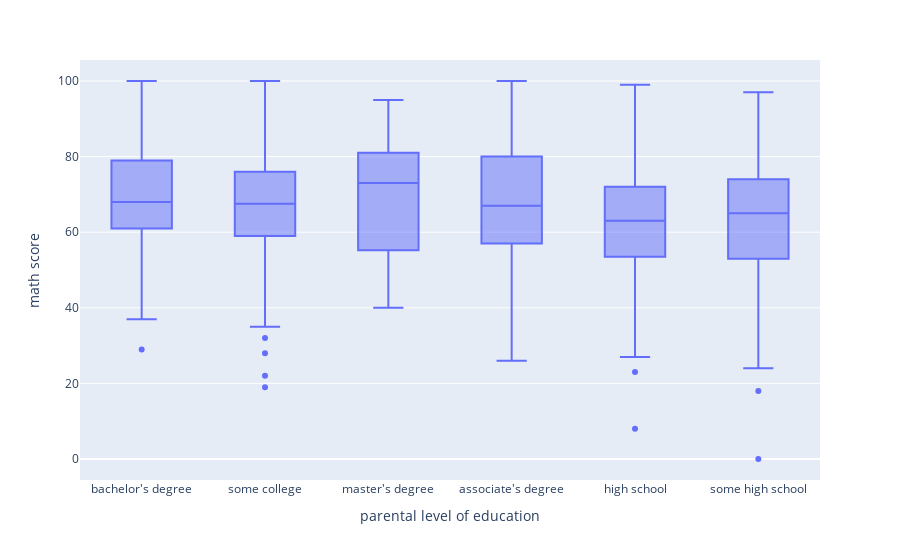

The notebook cell saved with this chart:
### Markdown cell above
## Distribution of Math Scores by Parental Level of Education

### Code cell
fig3=px.box(df,x='parental level of education',y='math score')
fig3

### Figure 1 — Plotly figure (JSON) as saved in the notebook; plotly's stock layout.template omitted (floating-point values rounded to 4 significant figures; data arrays with more than 128 entries replaced by an {"elided": "..."} marker saying what was removed)
{"data": [{"alignmentgroup": "True", "hovertemplate": "parental level of education=%{x}<br>math score=%{y}<extra></extra>", "legendgroup": "", "marker": {"color": "#636efa"}, "name": "", "notched": false, "offsetgroup": "", "orientation": "v", "showlegend": false, "type": "box", "x": {"elided": "1000 str values"}, "x0": " ", "xaxis": "x", "y": {"elided": "1000 int values"}, "y0": " ", "yaxis": "y"}], "layout": {"autosize": true, "boxmode": "group", "legend": {"tracegroupgap": 0}, "margin": {"t": 60}, "xaxis": {"anchor": "y", "autorange": true, "domain": [0, 1], "range": [-0.5, 5.5], "title": {"text": "parental level of education"}, "type": "category"}, "yaxis": {"anchor": "x", "autorange": true, "domain": [0, 1], "range": [-5.556, 105.6], "title": {"text": "math score"}, "type": "linear"}}}
